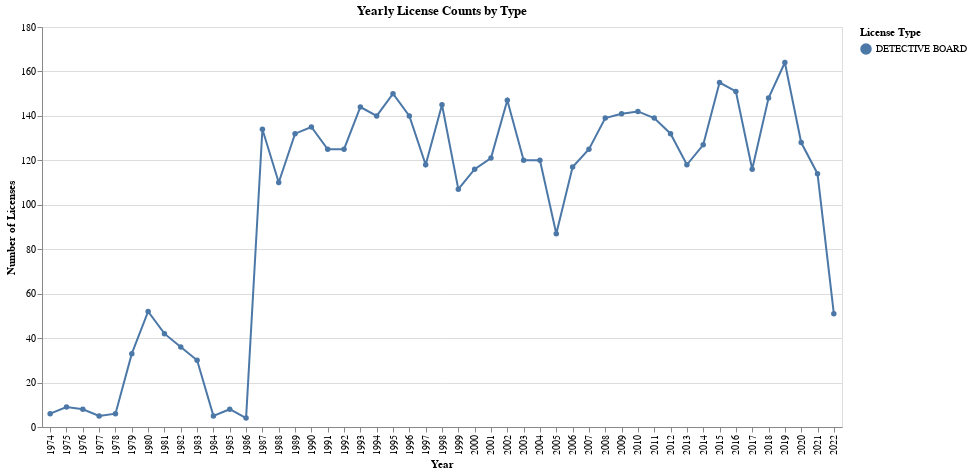
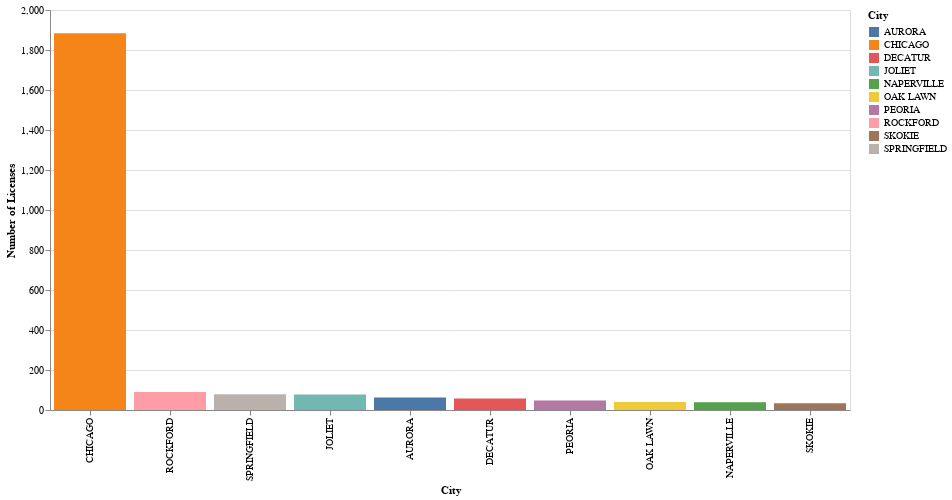

Notebook code cell kept with these figures, in order:
### Code cell
import altair as alt
import pandas as pd

# Load the dataset
df = pd.read_csv("licenses.csv")
df.columns


df['Original Issue Date'] = pd.to_datetime(df['Original Issue Date'], errors='coerce')

df['Year'] = df['Original Issue Date'].dt.year

license_type_counts = df.groupby(['License Type', 'Year']).size().reset_index(name='Count')

# line chart
line_chart = alt.Chart(license_type_counts).mark_line(point=True).encode(
    x=alt.X('Year:O', title="Year"),
    y=alt.Y('Count:Q', title="Number of Licenses"),
    color='License Type:N',
    tooltip=['Year', 'Count', 'License Type']
).properties(title="Yearly License Counts by Type", width=800, height=400).add_params(license_type_param)

line_chart = line_chart.transform_filter(alt.datum['License Type'] == license_type_param)

# Display the line chart
line_chart.show()

license_status_options = df['License Status'].dropna().unique().tolist()

status_dropdown = alt.binding_select(options=license_status_options, name='Select License Status: ')
status_param = alt.param(name='status', bind=status_dropdown, value=license_status_options[0])


city_counts = df.groupby(['License Status', 'City']).size().reset_index(name='Count')

top_cities = city_counts.groupby('City')['Count'].sum().nlargest(10).index
city_counts_top_10 = city_counts[city_counts['City'].isin(top_cities)]
#bar chart
bar_chart = alt.Chart(city_counts_top_10).mark_bar().encode(
    x=alt.X('City:N', sort='-y', title="City"),
    y=alt.Y('Count:Q', title="Number of Licenses"),
    color='City:N',
    tooltip=['City', 'Count:Q', 'License Status']
).properties(width=800, height=400).add_params(status_param)

bar_chart = bar_chart.transform_filter(alt.datum['License Status'] == status_param)

# Display the bar chart
bar_chart.show()

# Save the charts
line_chart.save('/Users/milonishah/Downloads/chart1.json')
bar_chart.save('/Users/milonishah/Downloads/chart2.json')

### Figure 1 — Vega-Lite specification as saved in the notebook (floating-point values rounded to 4 significant figures; data arrays with more than 128 entries replaced by an {"elided": "..."} marker saying what was removed)
{"config": {"view": {"continuousWidth": 300, "continuousHeight": 300}}, "data": {"name": "data-19415b734a21d3925e453711a35fd741"}, "mark": {"type": "line", "point": true}, "encoding": {"color": {"field": "License Type", "type": "nominal"}, "tooltip": [{"field": "Year", "type": "quantitative"}, {"field": "Count", "type": "quantitative"}, {"field": "License Type", "type": "nominal"}], "x": {"field": "Year", "title": "Year", "type": "ordinal"}, "y": {"field": "Count", "title": "Number of Licenses", "type": "quantitative"}}, "height": 400, "params": [{"name": "license_type", "bind": {"input": "select", "options": ["DETECTIVE BOARD", "COSMO", "FUNERAL AND EMBALMER", "DENTAL", "DESIGN FIRM", "LIMITED LIABILITY CO", "ATHLETIC TRAINER", "DIETETIC AND NUTRITION", "APPRAISAL", "MASSAGE LICENSING BD", "ARCHITECT", "ATHLETICS", "MAR AND FAM THERAPIST", "GEOLOGY", "HME AND SERVICES PROV", "COLLECTION AGENCY", "ENVIRON. HLTH PRACT", "HOME INSPECTOR", "LAND SURVEYOR BOARD", "CLIN PSYCHOLOGIST", "INTERIOR DESIGN", "LANDSCAPE ARCHITECT", "COMM ASSOC MGR", "IDPR", "MEDICAL BOARD", "DETECT. DECEPTION", "AUCTIONEER", "CEMETERY OVERSIGHT"], "name": "Select License Type: "}, "value": "DETECTIVE BOARD"}], "title": "Yearly License Counts by Type", "transform": [{"filter": "(datum['License Type'] === license_type)"}], "width": 800, "$schema": "https://vega.github.io/schema/vega-lite/v5.20.1.json", "datasets": {"data-19415b734a21d3925e453711a35fd741": {"elided": "512 records"}}}

### Figure 2 — Vega-Lite specification as saved in the notebook (floating-point values rounded to 4 significant figures)
{"config": {"view": {"continuousWidth": 300, "continuousHeight": 300}}, "data": {"name": "data-6e14205942df35ba9a24ff327763980f"}, "mark": {"type": "bar"}, "encoding": {"color": {"field": "City", "type": "nominal"}, "tooltip": [{"field": "City", "type": "nominal"}, {"field": "Count", "type": "quantitative"}, {"field": "License Status", "type": "nominal"}], "x": {"field": "City", "sort": "-y", "title": "City", "type": "nominal"}, "y": {"field": "Count", "title": "Number of Licenses", "type": "quantitative"}}, "height": 400, "params": [{"name": "status", "bind": {"input": "select", "options": ["NOT RENEWED", "ACTIVE", "CANCELLED", "TERMINATED CARD RETURNED", "DECEASED", "INACTIVE", "EXPIRED", "CLOSED", "TERMINATED WITHOUT CARD", "INOPERATIVE", "TERMINATED VALID REASON", "CHANGE OF OWNERSHIP", "Non Sufficient Fund Check Terminated"], "name": "Select License Status: "}, "value": "NOT RENEWED"}], "transform": [{"filter": "(datum['License Status'] === status)"}], "width": 800, "$schema": "https://vega.github.io/schema/vega-lite/v5.20.1.json", "datasets": {"data-6e14205942df35ba9a24ff327763980f": [{"License Status": "ACTIVE", "City": "AURORA", "Count": 24}, {"License Status": "ACTIVE", "City": "CHICAGO", "Count": 698}, {"License Status": "ACTIVE", "City": "DECATUR", "Count": 10}, {"License Status": "ACTIVE", "City": "JOLIET", "Count": 33}, {"License Status": "ACTIVE", "City": "NAPERVILLE", "Count": 34}, {"License Status": "ACTIVE", "City": "OAK LAWN", "Count": 17}, {"License Status": "ACTIVE", "City": "PEORIA", "Count": 16}, {"License Status": "ACTIVE", "City": "ROCKFORD", "Count": 22}, {"License Status": "ACTIVE", "City": "SKOKIE", "Count": 28}, {"License Status": "ACTIVE", "City": "SPRINGFIELD", "Count": 26}, {"License Status": "CANCELLED", "City": "CHICAGO", "Count": 14}, {"License Status": "CANCELLED", "City": "JOLIET", "Count": 2}, {"License Status": "CANCELLED", "City": "OAK LAWN", "Count": 1}, {"License Status": "CANCELLED", "City": "PEORIA", "Count": 1}, {"License Status": "CANCELLED", "City": "SPRINGFIELD", "Count": 2}, {"License Status": "CHANGE OF OWNERSHIP", "City": "CHICAGO", "Count": 2}, {"License Status": "CHANGE OF OWNERSHIP", "City": "NAPERVILLE", "Count": 1}, {"License Status": "CHANGE OF OWNERSHIP", "City": "PEORIA", "Count": 1}, {"License Status": "CHANGE OF OWNERSHIP", "City": "ROCKFORD", "Count": 1}, {"License Status": "CLOSED", "City": "CHICAGO", "Count": 5}, {"License Status": "CLOSED", "City": "ROCKFORD", "Count": 2}, {"License Status": "CLOSED", "City": "SPRINGFIELD", "Count": 1}, {"License Status": "DECEASED", "City": "AURORA", "Count": 2}, {"License Status": "DECEASED", "City": "CHICAGO", "Count": 14}, {"License Status": "DECEASED", "City": "OAK LAWN", "Count": 1}, {"License Status": "DECEASED", "City": "ROCKFORD", "Count": 1}, {"License Status": "DECEASED", "City": "SPRINGFIELD", "Count": 1}, {"License Status": "EXPIRED", "City": "CHICAGO", "Count": 3}, {"License Status": "EXPIRED", "City": "DECATUR", "Count": 1}, {"License Status": "EXPIRED", "City": "SPRINGFIELD", "Count": 1}, {"License Status": "INACTIVE", "City": "AURORA", "Count": 8}, {"License Status": "INACTIVE", "City": "CHICAGO", "Count": 54}, {"License Status": "INACTIVE", "City": "DECATUR", "Count": 6}, {"License Status": "INACTIVE", "City": "NAPERVILLE", "Count": 8}, {"License Status": "INACTIVE", "City": "OAK LAWN", "Count": 2}, {"License Status": "INACTIVE", "City": "PEORIA", "Count": 4}, {"License Status": "INACTIVE", "City": "ROCKFORD", "Count": 7}, {"License Status": "INACTIVE", "City": "SKOKIE", "Count": 1}, {"License Status": "INACTIVE", "City": "SPRINGFIELD", "Count": 1}, {"License Status": "INOPERATIVE", "City": "CHICAGO", "Count": 5}, {"License Status": "INOPERATIVE", "City": "ROCKFORD", "Count": 1}, {"License Status": "NOT RENEWED", "City": "AURORA", "Count": 62}, {"License Status": "NOT RENEWED", "City": "CHICAGO", "Count": 1884}, {"License Status": "NOT RENEWED", "City": "DECATUR", "Count": 57}, {"License Status": "NOT RENEWED", "City": "JOLIET", "Count": 77}, {"License Status": "NOT RENEWED", "City": "NAPERVILLE", "Count": 39}, {"License Status": "NOT RENEWED", "City": "OAK LAWN", "Count": 40}, {"License Status": "NOT RENEWED", "City": "PEORIA", "Count": 48}, {"License Status": "NOT RENEWED", "City": "ROCKFORD", "Count": 90}, {"License Status": "NOT RENEWED", "City": "SKOKIE", "Count": 34}, {"License Status": "NOT RENEWED", "City": "SPRINGFIELD", "Count": 79}, {"License Status": "Non Sufficient Fund Check Terminated", "City": "CHICAGO", "Count": 1}, {"License Status": "TERMINATED CARD RETURNED", "City": "AURORA", "Count": 2}, {"License Status": "TERMINATED CARD RETURNED", "City": "CHICAGO", "Count": 231}, {"License Status": "TERMINATED CARD RETURNED", "City": "DECATUR", "Count": 3}, {"License Status": "TERMINATED CARD RETURNED", "City": "JOLIET", "Count": 1}, {"License Status": "TERMINATED CARD RETURNED", "City": "NAPERVILLE", "Count": 3}, {"License Status": "TERMINATED CARD RETURNED", "City": "OAK LAWN", "Count": 2}, {"License Status": "TERMINATED CARD RETURNED", "City": "PEORIA", "Count": 3}, {"License Status": "TERMINATED CARD RETURNED", "City": "ROCKFORD", "Count": 2}, {"License Status": "TERMINATED CARD RETURNED", "City": "SKOKIE", "Count": 1}, {"License Status": "TERMINATED CARD RETURNED", "City": "SPRINGFIELD", "Count": 4}, {"License Status": "TERMINATED VALID REASON", "City": "AURORA", "Count": 1}, {"License Status": "TERMINATED VALID REASON", "City": "CHICAGO", "Count": 7}, {"License Status": "TERMINATED VALID REASON", "City": "ROCKFORD", "Count": 1}, {"License Status": "TERMINATED WITHOUT CARD", "City": "CHICAGO", "Count": 15}]}}
